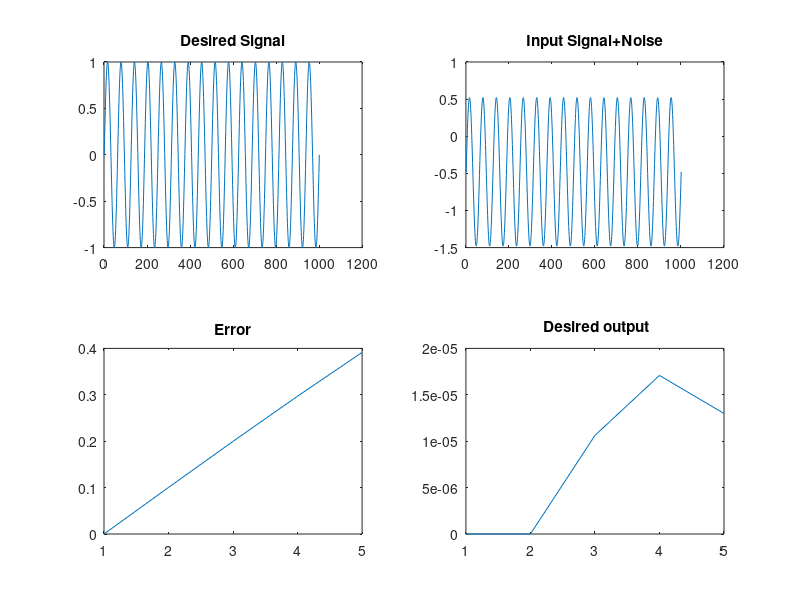

The MATLAB script that drew this image:
clc
close all
clear all
M=input('M = ');
Fs=1000;
t=[0:1/Fs:1];
del=0.001;
I=ones(1,M);
P=del*I;
w0=0.001;  phi=0.1;
d=sin(2*pi*16*t);
x=d+randn(size(M));
w=zeros(1,M); 
for i=1:M
   y(i) = w(i)' * x(i);
   e(i) = d(i) - y(i)';
   z(i) = P(i) * x(i);
   q = x(i)' * z(i);
   v = 1/(1+q);
   zz(i) = v * z(i);
   w(i+1) = w(i) + e(i)*zz(i);
   P(i+1) = P(i) - zz(i)*z(i);
end
for i=1:M
yd(i) = y(i)  
end
subplot(221),plot(d),title('Desired Signal'),
subplot(222),plot(x),title('Input Signal+Noise'),
subplot(223),plot(e),title('Error'),
subplot(224),plot(yd),title(' Desired output');